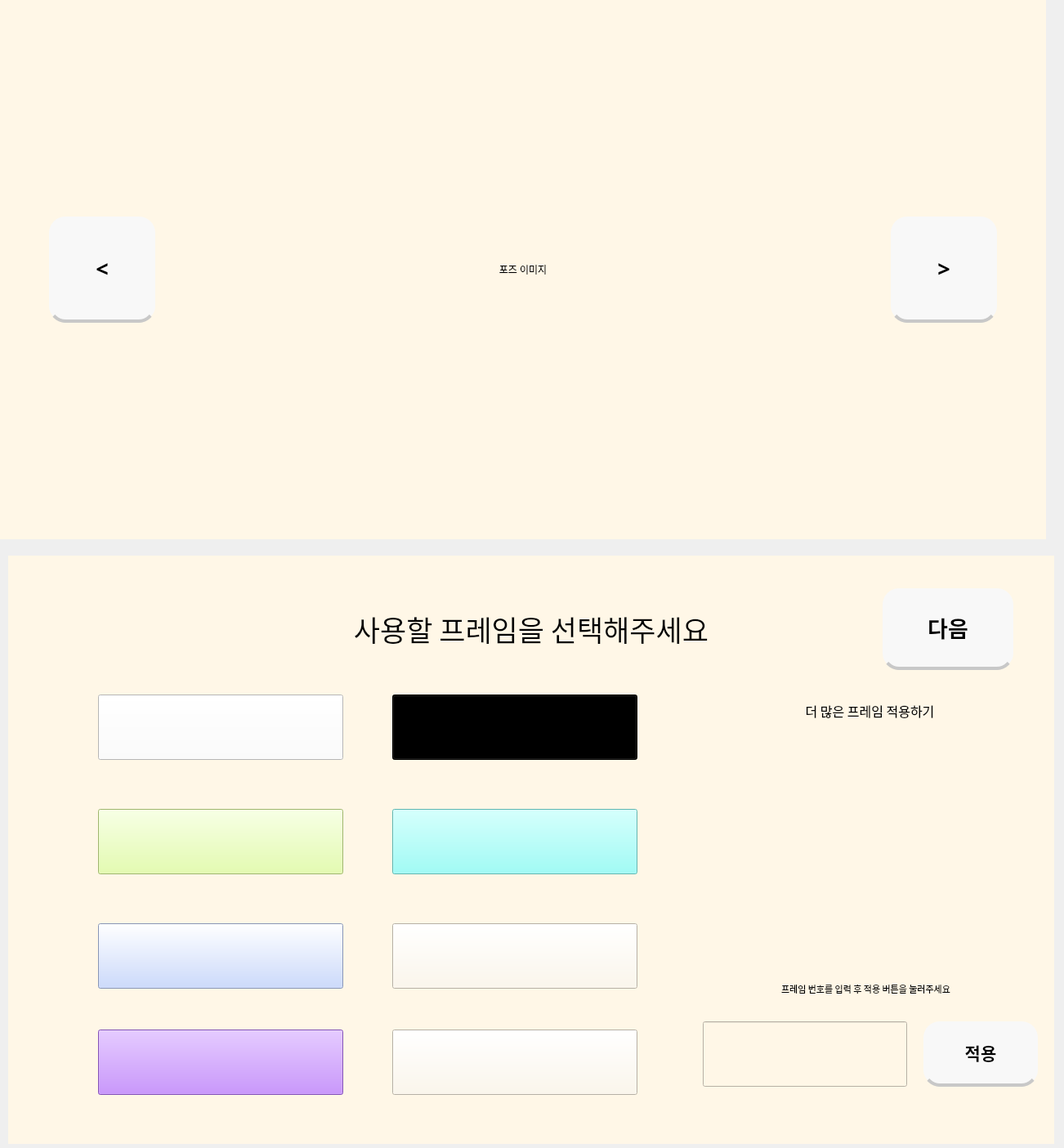
<?xml version="1.0" encoding="UTF-8"?>
<ui version="4.0">
 <class>MainWindow</class>
 <widget class="QMainWindow" name="MainWindow">
  <property name="geometry">
   <rect>
    <x>0</x>
    <y>0</y>
    <width>1302</width>
    <height>1405</height>
   </rect>
  </property>
  <property name="windowTitle">
   <string>MainWindow</string>
  </property>
  <widget class="QWidget" name="centralwidget">
   <widget class="QStackedWidget" name="stack">
    <property name="geometry">
     <rect>
      <x>10</x>
      <y>680</y>
      <width>1280</width>
      <height>720</height>
     </rect>
    </property>
    <property name="sizePolicy">
     <sizepolicy hsizetype="Fixed" vsizetype="Fixed">
      <horstretch>0</horstretch>
      <verstretch>0</verstretch>
     </sizepolicy>
    </property>
    <property name="styleSheet">
     <string notr="true">background-color : #FFF7E7</string>
    </property>
    <property name="currentIndex">
     <number>4</number>
    </property>
    <widget class="QWidget" name="InitPage">
     <widget class="QLabel" name="label">
      <property name="geometry">
       <rect>
        <x>4</x>
        <y>330</y>
        <width>1271</width>
        <height>60</height>
       </rect>
      </property>
      <property name="font">
       <font>
        <family>Leferi Base Type</family>
        <weight>75</weight>
        <bold>true</bold>
       </font>
      </property>
      <property name="layoutDirection">
       <enum>Qt::LeftToRight</enum>
      </property>
      <property name="styleSheet">
       <string notr="true">color : #000000</string>
      </property>
      <property name="text">
       <string>&lt;html&gt;&lt;head/&gt;&lt;body&gt;&lt;p align=&quot;center&quot;&gt;&lt;span style=&quot; font-size:16pt; font-weight:600;&quot;&gt;터치하여 PhoRest를 시작해 보세요&lt;/span&gt;&lt;/p&gt;&lt;/body&gt;&lt;/html&gt;</string>
      </property>
      <property name="alignment">
       <set>Qt::AlignCenter</set>
      </property>
     </widget>
    </widget>
    <widget class="QWidget" name="ChoosePeoplePage">
     <widget class="QLabel" name="label_3">
      <property name="geometry">
       <rect>
        <x>220</x>
        <y>20</y>
        <width>840</width>
        <height>100</height>
       </rect>
      </property>
      <property name="font">
       <font>
        <family>Leferi Point Type Special</family>
        <weight>50</weight>
        <bold>false</bold>
       </font>
      </property>
      <property name="text">
       <string>&lt;html&gt;&lt;head/&gt;&lt;body&gt;&lt;p align=&quot;center&quot;&gt;&lt;span style=&quot; font-size:26pt; font-weight:400;&quot;&gt;촬영할 인원수를 선택해주세요&lt;/span&gt;&lt;/p&gt;&lt;/body&gt;&lt;/html&gt;</string>
      </property>
     </widget>
     <widget class="QPushButton" name="NextBtn">
      <property name="geometry">
       <rect>
        <x>1070</x>
        <y>40</y>
        <width>160</width>
        <height>100</height>
       </rect>
      </property>
      <property name="font">
       <font>
        <family>Leferi Point Type Special</family>
        <pointsize>20</pointsize>
        <weight>50</weight>
        <bold>false</bold>
       </font>
      </property>
      <property name="styleSheet">
       <string notr="true">QPushButton{
	color: black;
    background-color: #F8F8F8		;
    padding: 12px;
    border-bottom: 4px solid #c8c8c8;
	border-radius: 20%;
}</string>
      </property>
      <property name="text">
       <string>다음</string>
      </property>
     </widget>
     <widget class="QWidget" name="gridLayoutWidget">
      <property name="geometry">
       <rect>
        <x>10</x>
        <y>170</y>
        <width>1261</width>
        <height>521</height>
       </rect>
      </property>
      <layout class="QGridLayout" name="gridLayout">
       <property name="leftMargin">
        <number>50</number>
       </property>
       <property name="topMargin">
        <number>20</number>
       </property>
       <property name="rightMargin">
        <number>50</number>
       </property>
       <property name="bottomMargin">
        <number>20</number>
       </property>
       <property name="horizontalSpacing">
        <number>100</number>
       </property>
       <property name="verticalSpacing">
        <number>50</number>
       </property>
       <item row="0" column="2">
        <widget class="QPushButton" name="Btn3">
         <property name="sizePolicy">
          <sizepolicy hsizetype="Preferred" vsizetype="Preferred">
           <horstretch>0</horstretch>
           <verstretch>0</verstretch>
          </sizepolicy>
         </property>
         <property name="font">
          <font>
           <family>Leferi Base Type Bold</family>
           <pointsize>36</pointsize>
           <weight>75</weight>
           <bold>true</bold>
          </font>
         </property>
         <property name="styleSheet">
          <string notr="true">QPushButton{
	color: black;
    background-color: #F8F8F8		;
    padding: 12px;
    border-bottom: 4px solid #c8c8c8;
	border-radius: 50%;
}</string>
         </property>
         <property name="text">
          <string>3명</string>
         </property>
        </widget>
       </item>
       <item row="0" column="0">
        <widget class="QPushButton" name="Btn1">
         <property name="enabled">
          <bool>true</bool>
         </property>
         <property name="sizePolicy">
          <sizepolicy hsizetype="Preferred" vsizetype="Preferred">
           <horstretch>0</horstretch>
           <verstretch>0</verstretch>
          </sizepolicy>
         </property>
         <property name="font">
          <font>
           <family>Leferi Base Type Bold</family>
           <pointsize>36</pointsize>
           <weight>75</weight>
           <bold>true</bold>
          </font>
         </property>
         <property name="contextMenuPolicy">
          <enum>Qt::DefaultContextMenu</enum>
         </property>
         <property name="styleSheet">
          <string notr="true">QPushButton{
	color: black;
    background-color: #F8F8F8		;
    padding: 12px;
    border-bottom: 4px solid #c8c8c8;
	border-radius: 50%;
}</string>
         </property>
         <property name="text">
          <string>1명</string>
         </property>
        </widget>
       </item>
       <item row="0" column="1">
        <widget class="QPushButton" name="Btn2">
         <property name="sizePolicy">
          <sizepolicy hsizetype="Preferred" vsizetype="Preferred">
           <horstretch>0</horstretch>
           <verstretch>0</verstretch>
          </sizepolicy>
         </property>
         <property name="font">
          <font>
           <family>Leferi Base Type Bold</family>
           <pointsize>36</pointsize>
           <weight>75</weight>
           <bold>true</bold>
          </font>
         </property>
         <property name="styleSheet">
          <string notr="true">QPushButton{
	color: black;
    background-color: #F8F8F8		;
    padding: 12px;
    border-bottom: 4px solid #c8c8c8;
	border-radius: 50%;
}</string>
         </property>
         <property name="text">
          <string>2명</string>
         </property>
        </widget>
       </item>
       <item row="1" column="2">
        <widget class="QPushButton" name="Btn6">
         <property name="sizePolicy">
          <sizepolicy hsizetype="Preferred" vsizetype="Preferred">
           <horstretch>0</horstretch>
           <verstretch>0</verstretch>
          </sizepolicy>
         </property>
         <property name="font">
          <font>
           <family>Leferi Base Type Bold</family>
           <pointsize>36</pointsize>
           <weight>75</weight>
           <bold>true</bold>
          </font>
         </property>
         <property name="styleSheet">
          <string notr="true">QPushButton{
	color: black;
    background-color: #F8F8F8		;
    padding: 12px;
    border-bottom: 4px solid #c8c8c8;
	border-radius: 50%;
}</string>
         </property>
         <property name="text">
          <string>6명</string>
         </property>
        </widget>
       </item>
       <item row="1" column="1">
        <widget class="QPushButton" name="Btn5">
         <property name="sizePolicy">
          <sizepolicy hsizetype="Preferred" vsizetype="Preferred">
           <horstretch>0</horstretch>
           <verstretch>0</verstretch>
          </sizepolicy>
         </property>
         <property name="font">
          <font>
           <family>Leferi Base Type Bold</family>
           <pointsize>36</pointsize>
           <weight>75</weight>
           <bold>true</bold>
          </font>
         </property>
         <property name="styleSheet">
          <string notr="true">QPushButton{
	color: black;
    background-color: #F8F8F8		;
    padding: 12px;
    border-bottom: 4px solid #c8c8c8;
	border-radius: 50%;
}</string>
         </property>
         <property name="text">
          <string>5명</string>
         </property>
        </widget>
       </item>
       <item row="1" column="0">
        <widget class="QPushButton" name="Btn4">
         <property name="sizePolicy">
          <sizepolicy hsizetype="Preferred" vsizetype="Preferred">
           <horstretch>0</horstretch>
           <verstretch>0</verstretch>
          </sizepolicy>
         </property>
         <property name="font">
          <font>
           <family>Leferi Base Type Bold</family>
           <pointsize>36</pointsize>
           <weight>75</weight>
           <bold>true</bold>
          </font>
         </property>
         <property name="styleSheet">
          <string notr="true">QPushButton{
	color: black;
    background-color: #F8F8F8		;
    padding: 12px;
    border-bottom: 4px solid #c8c8c8;
	border-radius: 50%;
}</string>
         </property>
         <property name="text">
          <string>4명</string>
         </property>
        </widget>
       </item>
      </layout>
     </widget>
     <widget class="QLabel" name="label_7">
      <property name="geometry">
       <rect>
        <x>220</x>
        <y>110</y>
        <width>831</width>
        <height>41</height>
       </rect>
      </property>
      <property name="font">
       <font>
        <family>Leferi Point Type Special</family>
        <pointsize>16</pointsize>
        <weight>50</weight>
        <bold>false</bold>
       </font>
      </property>
      <property name="text">
       <string>&lt;html&gt;&lt;head/&gt;&lt;body&gt;&lt;p align=&quot;center&quot;&gt;&lt;span style=&quot; font-size:14pt;&quot;&gt;버튼을 클릭하면 위쪽 화면에 추천 포즈가 나타납니다&lt;/span&gt;&lt;/p&gt;&lt;/body&gt;&lt;/html&gt;</string>
      </property>
     </widget>
    </widget>
    <widget class="QWidget" name="ShotPage">
     <widget class="QPushButton" name="Btn_Already">
      <property name="geometry">
       <rect>
        <x>410</x>
        <y>260</y>
        <width>460</width>
        <height>200</height>
       </rect>
      </property>
      <property name="font">
       <font>
        <family>Leferi Base Type Bold</family>
        <pointsize>24</pointsize>
        <weight>75</weight>
        <bold>true</bold>
       </font>
      </property>
      <property name="autoFillBackground">
       <bool>false</bool>
      </property>
      <property name="styleSheet">
       <string notr="true">QPushButton{
	color: black;
    background-color: #F8F8F8		;
    padding: 12px;
    border-radius: 4px;
    border-bottom: 4px solid #c8c8c8;
	border-radius: 20px;
}</string>
      </property>
      <property name="text">
       <string>촬영 시작</string>
      </property>
      <property name="autoDefault">
       <bool>false</bool>
      </property>
      <property name="default">
       <bool>false</bool>
      </property>
      <property name="flat">
       <bool>false</bool>
      </property>
     </widget>
     <widget class="QPushButton" name="Btn_Back_2">
      <property name="geometry">
       <rect>
        <x>40</x>
        <y>40</y>
        <width>160</width>
        <height>100</height>
       </rect>
      </property>
      <property name="font">
       <font>
        <family>Leferi Base Type Bold</family>
        <pointsize>14</pointsize>
        <weight>75</weight>
        <bold>true</bold>
       </font>
      </property>
      <property name="styleSheet">
       <string notr="true">QPushButton{
	color: black;
    background-color: #F8F8F8		;
    padding: 12px;
    border-radius: 4px;
    border-bottom: 4px solid #c8c8c8;
	border-radius: 20px;
}</string>
      </property>
      <property name="text">
       <string>뒤로</string>
      </property>
     </widget>
    </widget>
    <widget class="QWidget" name="PhotoPage">
     <widget class="QWidget" name="gridLayoutWidget_3">
      <property name="geometry">
       <rect>
        <x>40</x>
        <y>160</y>
        <width>1201</width>
        <height>541</height>
       </rect>
      </property>
      <layout class="QGridLayout" name="gridLayout_3">
       <property name="leftMargin">
        <number>85</number>
       </property>
       <property name="topMargin">
        <number>25</number>
       </property>
       <property name="rightMargin">
        <number>85</number>
       </property>
       <property name="bottomMargin">
        <number>25</number>
       </property>
       <property name="horizontalSpacing">
        <number>142</number>
       </property>
       <property name="verticalSpacing">
        <number>32</number>
       </property>
       <item row="1" column="0">
        <widget class="QLabel" name="Photo3">
         <property name="font">
          <font>
           <family>Leferi Base Type Bold</family>
           <pointsize>72</pointsize>
           <weight>75</weight>
           <bold>true</bold>
          </font>
         </property>
         <property name="styleSheet">
          <string notr="true">QLabel{
	border : 3px double #000000;
}</string>
         </property>
         <property name="text">
          <string>3</string>
         </property>
         <property name="alignment">
          <set>Qt::AlignCenter</set>
         </property>
        </widget>
       </item>
       <item row="0" column="0">
        <widget class="QLabel" name="Photo1">
         <property name="font">
          <font>
           <family>Leferi Base Type Bold</family>
           <pointsize>72</pointsize>
           <weight>75</weight>
           <bold>true</bold>
          </font>
         </property>
         <property name="styleSheet">
          <string notr="true">QLabel{
	border : 3px double #000000;
}</string>
         </property>
         <property name="text">
          <string>1</string>
         </property>
         <property name="alignment">
          <set>Qt::AlignCenter</set>
         </property>
        </widget>
       </item>
       <item row="0" column="1">
        <widget class="QLabel" name="Photo2">
         <property name="font">
          <font>
           <family>Leferi Base Type Bold</family>
           <pointsize>72</pointsize>
           <weight>75</weight>
           <bold>true</bold>
          </font>
         </property>
         <property name="styleSheet">
          <string notr="true">QLabel{
	border : 3px double #000000;
}</string>
         </property>
         <property name="text">
          <string>2</string>
         </property>
         <property name="alignment">
          <set>Qt::AlignCenter</set>
         </property>
        </widget>
       </item>
       <item row="1" column="1">
        <widget class="QLabel" name="Photo4">
         <property name="font">
          <font>
           <family>Leferi Base Type Bold</family>
           <pointsize>72</pointsize>
           <weight>75</weight>
           <bold>true</bold>
          </font>
         </property>
         <property name="styleSheet">
          <string notr="true">QLabel{
	border : 3px double #000000;
}</string>
         </property>
         <property name="text">
          <string>4</string>
         </property>
         <property name="alignment">
          <set>Qt::AlignCenter</set>
         </property>
        </widget>
       </item>
      </layout>
     </widget>
     <widget class="QPushButton" name="NextBtn_3">
      <property name="geometry">
       <rect>
        <x>1070</x>
        <y>40</y>
        <width>160</width>
        <height>100</height>
       </rect>
      </property>
      <property name="font">
       <font>
        <family>Leferi Base Type Bold</family>
        <pointsize>20</pointsize>
        <weight>75</weight>
        <bold>true</bold>
       </font>
      </property>
      <property name="styleSheet">
       <string notr="true">QPushButton{
	color: black;
    background-color: #F8F8F8		;
    padding: 12px;
    border-radius: 4px;
    border-bottom: 4px solid #c8c8c8;
	border-radius: 20px;
}</string>
      </property>
      <property name="text">
       <string>&gt;</string>
      </property>
     </widget>
     <widget class="QLabel" name="label_2">
      <property name="geometry">
       <rect>
        <x>40</x>
        <y>160</y>
        <width>1200</width>
        <height>540</height>
       </rect>
      </property>
      <property name="styleSheet">
       <string notr="true">QLabel{
	border : 3px solid black;
}</string>
      </property>
      <property name="text">
       <string/>
      </property>
     </widget>
     <zorder>label_2</zorder>
     <zorder>gridLayoutWidget_3</zorder>
     <zorder>NextBtn_3</zorder>
    </widget>
    <widget class="QWidget" name="ChooseFramePage">
     <widget class="QLabel" name="label_5">
      <property name="geometry">
       <rect>
        <x>220</x>
        <y>40</y>
        <width>840</width>
        <height>100</height>
       </rect>
      </property>
      <property name="font">
       <font>
        <family>Leferi Point Type Special</family>
        <weight>50</weight>
        <bold>false</bold>
       </font>
      </property>
      <property name="text">
       <string>&lt;html&gt;&lt;head/&gt;&lt;body&gt;&lt;p align=&quot;center&quot;&gt;&lt;span style=&quot; font-size:26pt;&quot;&gt;사용할 프레임을 선택해주세요&lt;/span&gt;&lt;/p&gt;&lt;/body&gt;&lt;/html&gt;</string>
      </property>
     </widget>
     <widget class="QPushButton" name="PrintBtn">
      <property name="geometry">
       <rect>
        <x>1070</x>
        <y>40</y>
        <width>160</width>
        <height>100</height>
       </rect>
      </property>
      <property name="font">
       <font>
        <family>Leferi Base Type Bold</family>
        <pointsize>20</pointsize>
        <weight>75</weight>
        <bold>true</bold>
       </font>
      </property>
      <property name="styleSheet">
       <string notr="true">QPushButton{
	color: black;
    background-color: #F8F8F8		;
    padding: 12px;
    border-radius: 4px;
    border-bottom: 4px solid #c8c8c8;
	border-radius: 20px;
}</string>
      </property>
      <property name="text">
       <string>다음</string>
      </property>
     </widget>
     <widget class="QPushButton" name="ApplyBtn">
      <property name="geometry">
       <rect>
        <x>1120</x>
        <y>570</y>
        <width>140</width>
        <height>80</height>
       </rect>
      </property>
      <property name="font">
       <font>
        <family>Leferi Base Type Bold</family>
        <pointsize>16</pointsize>
        <weight>75</weight>
        <bold>true</bold>
       </font>
      </property>
      <property name="styleSheet">
       <string notr="true">QPushButton{
	color: black;
    background-color: #F8F8F8		;
    padding: 12px;
    border-radius: 4px;
    border-bottom: 4px solid #c8c8c8;
	border-radius: 20px;
}</string>
      </property>
      <property name="text">
       <string>적용</string>
      </property>
     </widget>
     <widget class="QLineEdit" name="Frame_Id">
      <property name="geometry">
       <rect>
        <x>850</x>
        <y>570</y>
        <width>250</width>
        <height>80</height>
       </rect>
      </property>
      <property name="font">
       <font>
        <family>Leferi Base Type</family>
        <pointsize>20</pointsize>
        <weight>75</weight>
        <bold>true</bold>
       </font>
      </property>
      <property name="styleSheet">
       <string notr="true"/>
      </property>
      <property name="text">
       <string/>
      </property>
      <property name="alignment">
       <set>Qt::AlignCenter</set>
      </property>
     </widget>
     <widget class="QPushButton" name="Basic_Frame_1">
      <property name="geometry">
       <rect>
        <x>110</x>
        <y>170</y>
        <width>300</width>
        <height>80</height>
       </rect>
      </property>
      <property name="styleSheet">
       <string notr="true">background-color : #FFFFFF</string>
      </property>
      <property name="text">
       <string/>
      </property>
     </widget>
     <widget class="QPushButton" name="Basic_Frame_2">
      <property name="geometry">
       <rect>
        <x>110</x>
        <y>310</y>
        <width>300</width>
        <height>80</height>
       </rect>
      </property>
      <property name="styleSheet">
       <string notr="true">background-color : #DEFF99</string>
      </property>
      <property name="text">
       <string/>
      </property>
     </widget>
     <widget class="QPushButton" name="Basic_Frame_3">
      <property name="geometry">
       <rect>
        <x>110</x>
        <y>450</y>
        <width>300</width>
        <height>80</height>
       </rect>
      </property>
      <property name="styleSheet">
       <string notr="true">background-color : #BDD0FF	</string>
      </property>
      <property name="text">
       <string/>
      </property>
     </widget>
     <widget class="QPushButton" name="Basic_Frame_4">
      <property name="geometry">
       <rect>
        <x>110</x>
        <y>580</y>
        <width>300</width>
        <height>80</height>
       </rect>
      </property>
      <property name="styleSheet">
       <string notr="true">background-color : #B871FF</string>
      </property>
      <property name="text">
       <string/>
      </property>
     </widget>
     <widget class="QPushButton" name="Basic_Frame_5">
      <property name="geometry">
       <rect>
        <x>470</x>
        <y>170</y>
        <width>300</width>
        <height>80</height>
       </rect>
      </property>
      <property name="styleSheet">
       <string notr="true">background-color : #000000
</string>
      </property>
      <property name="text">
       <string/>
      </property>
     </widget>
     <widget class="QPushButton" name="Basic_Frame_6">
      <property name="geometry">
       <rect>
        <x>470</x>
        <y>310</y>
        <width>300</width>
        <height>80</height>
       </rect>
      </property>
      <property name="styleSheet">
       <string notr="true">background-color : #84FFF8</string>
      </property>
      <property name="text">
       <string/>
      </property>
     </widget>
     <widget class="QPushButton" name="Basic_Frame_7">
      <property name="geometry">
       <rect>
        <x>470</x>
        <y>450</y>
        <width>300</width>
        <height>80</height>
       </rect>
      </property>
      <property name="styleSheet">
       <string notr="true">border-image:url('./Frame/Frame_7.png')</string>
      </property>
      <property name="text">
       <string/>
      </property>
     </widget>
     <widget class="QPushButton" name="Basic_Frame_8">
      <property name="geometry">
       <rect>
        <x>470</x>
        <y>580</y>
        <width>300</width>
        <height>80</height>
       </rect>
      </property>
      <property name="styleSheet">
       <string notr="true">border-image:url('./Frame/Frame_8.png')
</string>
      </property>
      <property name="text">
       <string/>
      </property>
     </widget>
     <widget class="QLabel" name="label_6">
      <property name="geometry">
       <rect>
        <x>859</x>
        <y>160</y>
        <width>391</width>
        <height>61</height>
       </rect>
      </property>
      <property name="font">
       <font>
        <family>Leferi Point Type Special</family>
        <weight>50</weight>
        <bold>false</bold>
       </font>
      </property>
      <property name="text">
       <string>&lt;html&gt;&lt;head/&gt;&lt;body&gt;&lt;p align=&quot;center&quot;&gt;&lt;span style=&quot; font-size:12pt;&quot;&gt;더 많은 프레임 적용하기&lt;/span&gt;&lt;/p&gt;&lt;/body&gt;&lt;/html&gt;</string>
      </property>
     </widget>
     <widget class="QLabel" name="label_4">
      <property name="geometry">
       <rect>
        <x>940</x>
        <y>240</y>
        <width>250</width>
        <height>250</height>
       </rect>
      </property>
      <property name="styleSheet">
       <string notr="true">border-image:url('./QR_Dummy.png')</string>
      </property>
      <property name="text">
       <string/>
      </property>
     </widget>
     <widget class="QLabel" name="label_8">
      <property name="geometry">
       <rect>
        <x>849</x>
        <y>500</y>
        <width>401</width>
        <height>61</height>
       </rect>
      </property>
      <property name="font">
       <font>
        <family>Leferi Point Type Special</family>
        <weight>50</weight>
        <bold>false</bold>
       </font>
      </property>
      <property name="text">
       <string>&lt;html&gt;&lt;head/&gt;&lt;body&gt;&lt;p align=&quot;center&quot;&gt;&lt;span style=&quot; font-size:8pt;&quot;&gt;프레임 번호를 입력 후 적용 버튼을 눌러주세요&lt;/span&gt;&lt;/p&gt;&lt;/body&gt;&lt;/html&gt;</string>
      </property>
     </widget>
    </widget>
    <widget class="QWidget" name="PrintingPage">
     <widget class="QLabel" name="label_10">
      <property name="geometry">
       <rect>
        <x>250</x>
        <y>270</y>
        <width>691</width>
        <height>161</height>
       </rect>
      </property>
      <property name="text">
       <string>&lt;html&gt;&lt;head/&gt;&lt;body&gt;&lt;p align=&quot;center&quot;&gt;이 화면 건너 뛰네;;&lt;/p&gt;&lt;/body&gt;&lt;/html&gt;</string>
      </property>
     </widget>
    </widget>
    <widget class="QWidget" name="DonePrinting">
     <widget class="QLabel" name="label_11">
      <property name="geometry">
       <rect>
        <x>0</x>
        <y>350</y>
        <width>1280</width>
        <height>180</height>
       </rect>
      </property>
      <property name="font">
       <font>
        <family>Leferi Base Type Bold</family>
        <weight>75</weight>
        <bold>true</bold>
       </font>
      </property>
      <property name="text">
       <string>&lt;html&gt;&lt;head/&gt;&lt;body&gt;&lt;p align=&quot;center&quot;&gt;&lt;span style=&quot; font-size:28pt;&quot;&gt;당신의 추억을 가져가세요&lt;/span&gt;&lt;/p&gt;&lt;/body&gt;&lt;/html&gt;</string>
      </property>
     </widget>
     <widget class="QLabel" name="LogoImg_2">
      <property name="geometry">
       <rect>
        <x>540</x>
        <y>160</y>
        <width>200</width>
        <height>200</height>
       </rect>
      </property>
      <property name="styleSheet">
       <string notr="true">border-image:url('./logo.png')</string>
      </property>
      <property name="text">
       <string/>
      </property>
      <property name="alignment">
       <set>Qt::AlignCenter</set>
      </property>
     </widget>
    </widget>
   </widget>
   <widget class="QStackedWidget" name="TopStack">
    <property name="geometry">
     <rect>
      <x>0</x>
      <y>0</y>
      <width>1280</width>
      <height>660</height>
     </rect>
    </property>
    <property name="sizePolicy">
     <sizepolicy hsizetype="Fixed" vsizetype="Fixed">
      <horstretch>0</horstretch>
      <verstretch>0</verstretch>
     </sizepolicy>
    </property>
    <property name="styleSheet">
     <string notr="true">background-color : #FFF7E7</string>
    </property>
    <property name="currentIndex">
     <number>1</number>
    </property>
    <widget class="QWidget" name="LogoPage">
     <widget class="QLabel" name="LogoImg">
      <property name="geometry">
       <rect>
        <x>540</x>
        <y>230</y>
        <width>200</width>
        <height>200</height>
       </rect>
      </property>
      <property name="styleSheet">
       <string notr="true">border-image:url('./logo.png')</string>
      </property>
      <property name="text">
       <string/>
      </property>
      <property name="alignment">
       <set>Qt::AlignCenter</set>
      </property>
     </widget>
    </widget>
    <widget class="QWidget" name="RecommandPosePage">
     <widget class="QPushButton" name="LeftBtn">
      <property name="geometry">
       <rect>
        <x>60</x>
        <y>265</y>
        <width>130</width>
        <height>130</height>
       </rect>
      </property>
      <property name="font">
       <font>
        <family>Leferi Base Type Bold</family>
        <pointsize>20</pointsize>
        <weight>75</weight>
        <bold>true</bold>
       </font>
      </property>
      <property name="styleSheet">
       <string notr="true">QPushButton{
	color: black;
    background-color: #F8F8F8		;
    padding: 12px;
    border-bottom: 4px solid #c8c8c8;
	border-radius: 20%;
}</string>
      </property>
      <property name="text">
       <string>&lt;</string>
      </property>
     </widget>
     <widget class="QPushButton" name="RightBtn">
      <property name="geometry">
       <rect>
        <x>1090</x>
        <y>265</y>
        <width>130</width>
        <height>130</height>
       </rect>
      </property>
      <property name="font">
       <font>
        <family>Leferi Base Type Bold</family>
        <pointsize>20</pointsize>
        <weight>75</weight>
        <bold>true</bold>
       </font>
      </property>
      <property name="styleSheet">
       <string notr="true">QPushButton{
	color: black;
    background-color: #F8F8F8		;
    padding: 12px;
    border-bottom: 4px solid #c8c8c8;
	border-radius: 20%;
}</string>
      </property>
      <property name="text">
       <string>&gt;</string>
      </property>
     </widget>
     <widget class="QLabel" name="Pose_img">
      <property name="geometry">
       <rect>
        <x>240</x>
        <y>30</y>
        <width>800</width>
        <height>600</height>
       </rect>
      </property>
      <property name="text">
       <string>포즈 이미지</string>
      </property>
      <property name="alignment">
       <set>Qt::AlignCenter</set>
      </property>
     </widget>
    </widget>
    <widget class="QWidget" name="ShotPage_Top">
     <widget class="QLabel" name="Label_Camera">
      <property name="geometry">
       <rect>
        <x>240</x>
        <y>30</y>
        <width>800</width>
        <height>600</height>
       </rect>
      </property>
      <property name="styleSheet">
       <string notr="true">QLabel{
	border : 3px solid black;
}</string>
      </property>
      <property name="text">
       <string>카메라 화면 띄워줄 공간</string>
      </property>
      <property name="alignment">
       <set>Qt::AlignCenter</set>
      </property>
     </widget>
     <widget class="QLabel" name="Label_Timer">
      <property name="geometry">
       <rect>
        <x>30</x>
        <y>40</y>
        <width>161</width>
        <height>201</height>
       </rect>
      </property>
      <property name="font">
       <font>
        <family>Leferi Base Type Bold</family>
        <pointsize>36</pointsize>
        <weight>75</weight>
        <bold>true</bold>
       </font>
      </property>
      <property name="text">
       <string>&lt;html&gt;&lt;head/&gt;&lt;body&gt;&lt;p align=&quot;center&quot;&gt;&lt;span style=&quot; font-size:48pt; font-weight:600;&quot;&gt;15&lt;/span&gt;&lt;/p&gt;&lt;/body&gt;&lt;/html&gt;</string>
      </property>
      <property name="alignment">
       <set>Qt::AlignCenter</set>
      </property>
     </widget>
    </widget>
    <widget class="QWidget" name="CheckPhoto">
     <widget class="QLabel" name="Top_Big_Photo">
      <property name="geometry">
       <rect>
        <x>240</x>
        <y>30</y>
        <width>800</width>
        <height>600</height>
       </rect>
      </property>
      <property name="styleSheet">
       <string notr="true">QLabel{
	border : 3px solid black;
}</string>
      </property>
      <property name="text">
       <string>이미지 크게 보여줄 공간</string>
      </property>
      <property name="alignment">
       <set>Qt::AlignCenter</set>
      </property>
     </widget>
    </widget>
    <widget class="QWidget" name="SuccessPage">
     <widget class="QLabel" name="PhotoPlusFrame">
      <property name="geometry">
       <rect>
        <x>200</x>
        <y>30</y>
        <width>900</width>
        <height>600</height>
       </rect>
      </property>
      <property name="contextMenuPolicy">
       <enum>Qt::DefaultContextMenu</enum>
      </property>
      <property name="styleSheet">
       <string notr="true">QLabel{
	border : 3px solid black;
}</string>
      </property>
      <property name="text">
       <string>프레임 적용 이미지를 띄워줄 예정</string>
      </property>
      <property name="alignment">
       <set>Qt::AlignCenter</set>
      </property>
     </widget>
    </widget>
   </widget>
  </widget>
 </widget>
 <resources/>
 <connections>
  <connection>
   <sender>NextBtn</sender>
   <signal>clicked()</signal>
   <receiver>MainWindow</receiver>
   <slot>NextBottomButton_to_2()</slot>
   <hints>
    <hint type="sourcelabel">
     <x>1140</x>
     <y>700</y>
    </hint>
    <hint type="destinationlabel">
     <x>841</x>
     <y>120</y>
    </hint>
   </hints>
  </connection>
  <connection>
   <sender>Btn1</sender>
   <signal>clicked()</signal>
   <receiver>MainWindow</receiver>
   <slot>Press_Btn1()</slot>
   <hints>
    <hint type="sourcelabel">
     <x>211</x>
     <y>890</y>
    </hint>
    <hint type="destinationlabel">
     <x>860</x>
     <y>222</y>
    </hint>
   </hints>
  </connection>
  <connection>
   <sender>Btn2</sender>
   <signal>clicked()</signal>
   <receiver>MainWindow</receiver>
   <slot>Press_Btn2()</slot>
   <hints>
    <hint type="sourcelabel">
     <x>590</x>
     <y>890</y>
    </hint>
    <hint type="destinationlabel">
     <x>834</x>
     <y>234</y>
    </hint>
   </hints>
  </connection>
  <connection>
   <sender>Btn3</sender>
   <signal>clicked()</signal>
   <receiver>MainWindow</receiver>
   <slot>Press_Btn3()</slot>
   <hints>
    <hint type="sourcelabel">
     <x>905</x>
     <y>890</y>
    </hint>
    <hint type="destinationlabel">
     <x>861</x>
     <y>255</y>
    </hint>
   </hints>
  </connection>
  <connection>
   <sender>Btn4</sender>
   <signal>clicked()</signal>
   <receiver>MainWindow</receiver>
   <slot>Press_Btn4()</slot>
   <hints>
    <hint type="sourcelabel">
     <x>379</x>
     <y>1186</y>
    </hint>
    <hint type="destinationlabel">
     <x>892</x>
     <y>278</y>
    </hint>
   </hints>
  </connection>
  <connection>
   <sender>Btn5</sender>
   <signal>clicked()</signal>
   <receiver>MainWindow</receiver>
   <slot>Press_Btn5()</slot>
   <hints>
    <hint type="sourcelabel">
     <x>682</x>
     <y>1330</y>
    </hint>
    <hint type="destinationlabel">
     <x>871</x>
     <y>314</y>
    </hint>
   </hints>
  </connection>
  <connection>
   <sender>Btn6</sender>
   <signal>clicked()</signal>
   <receiver>MainWindow</receiver>
   <slot>Press_Btn6()</slot>
   <hints>
    <hint type="sourcelabel">
     <x>1220</x>
     <y>1330</y>
    </hint>
    <hint type="destinationlabel">
     <x>877</x>
     <y>353</y>
    </hint>
   </hints>
  </connection>
  <connection>
   <sender>Btn_Already</sender>
   <signal>clicked()</signal>
   <receiver>MainWindow</receiver>
   <slot>Press_PreparedBtn()</slot>
   <hints>
    <hint type="sourcelabel">
     <x>474</x>
     <y>890</y>
    </hint>
    <hint type="destinationlabel">
     <x>841</x>
     <y>266</y>
    </hint>
   </hints>
  </connection>
  <connection>
   <sender>Btn_Back_2</sender>
   <signal>clicked()</signal>
   <receiver>MainWindow</receiver>
   <slot>Press_Back()</slot>
   <hints>
    <hint type="sourcelabel">
     <x>89</x>
     <y>700</y>
    </hint>
    <hint type="destinationlabel">
     <x>841</x>
     <y>551</y>
    </hint>
   </hints>
  </connection>
  <connection>
   <sender>NextBtn_3</sender>
   <signal>clicked()</signal>
   <receiver>MainWindow</receiver>
   <slot>NextBottomButton_to_4()</slot>
   <hints>
    <hint type="sourcelabel">
     <x>1160</x>
     <y>1260</y>
    </hint>
    <hint type="destinationlabel">
     <x>838</x>
     <y>896</y>
    </hint>
   </hints>
  </connection>
  <connection>
   <sender>PrintBtn</sender>
   <signal>clicked()</signal>
   <receiver>MainWindow</receiver>
   <slot>Press_Printing()</slot>
   <hints>
    <hint type="sourcelabel">
     <x>1070</x>
     <y>1270</y>
    </hint>
    <hint type="destinationlabel">
     <x>841</x>
     <y>865</y>
    </hint>
   </hints>
  </connection>
  <connection>
   <sender>ApplyBtn</sender>
   <signal>clicked()</signal>
   <receiver>MainWindow</receiver>
   <slot>Press_Applying()</slot>
   <hints>
    <hint type="sourcelabel">
     <x>1150</x>
     <y>730</y>
    </hint>
    <hint type="destinationlabel">
     <x>851</x>
     <y>591</y>
    </hint>
   </hints>
  </connection>
  <connection>
   <sender>Basic_Frame_1</sender>
   <signal>clicked()</signal>
   <receiver>MainWindow</receiver>
   <slot>Press_BasicFrame1()</slot>
   <hints>
    <hint type="sourcelabel">
     <x>295</x>
     <y>985</y>
    </hint>
    <hint type="destinationlabel">
     <x>518</x>
     <y>1388</y>
    </hint>
   </hints>
  </connection>
  <connection>
   <sender>Basic_Frame_2</sender>
   <signal>clicked()</signal>
   <receiver>MainWindow</receiver>
   <slot>Press_BasicFrame2()</slot>
   <hints>
    <hint type="sourcelabel">
     <x>237</x>
     <y>1060</y>
    </hint>
    <hint type="destinationlabel">
     <x>263</x>
     <y>1388</y>
    </hint>
   </hints>
  </connection>
  <connection>
   <sender>Basic_Frame_3</sender>
   <signal>clicked()</signal>
   <receiver>MainWindow</receiver>
   <slot>Press_BasicFrame3()</slot>
   <hints>
    <hint type="sourcelabel">
     <x>158</x>
     <y>1178</y>
    </hint>
    <hint type="destinationlabel">
     <x>192</x>
     <y>1385</y>
    </hint>
   </hints>
  </connection>
  <connection>
   <sender>Basic_Frame_4</sender>
   <signal>clicked()</signal>
   <receiver>MainWindow</receiver>
   <slot>Press_BasicFrame4()</slot>
   <hints>
    <hint type="sourcelabel">
     <x>87</x>
     <y>1275</y>
    </hint>
    <hint type="destinationlabel">
     <x>105</x>
     <y>1388</y>
    </hint>
   </hints>
  </connection>
  <connection>
   <sender>Basic_Frame_5</sender>
   <signal>clicked()</signal>
   <receiver>MainWindow</receiver>
   <slot>Press_BasicFrame5()</slot>
   <hints>
    <hint type="sourcelabel">
     <x>689</x>
     <y>977</y>
    </hint>
    <hint type="destinationlabel">
     <x>640</x>
     <y>1388</y>
    </hint>
   </hints>
  </connection>
  <connection>
   <sender>Basic_Frame_6</sender>
   <signal>clicked()</signal>
   <receiver>MainWindow</receiver>
   <slot>Press_BasicFrame6()</slot>
   <hints>
    <hint type="sourcelabel">
     <x>641</x>
     <y>1080</y>
    </hint>
    <hint type="destinationlabel">
     <x>661</x>
     <y>1385</y>
    </hint>
   </hints>
  </connection>
  <connection>
   <sender>Basic_Frame_7</sender>
   <signal>clicked()</signal>
   <receiver>MainWindow</receiver>
   <slot>Press_BasicFrame7()</slot>
   <hints>
    <hint type="sourcelabel">
     <x>563</x>
     <y>1202</y>
    </hint>
    <hint type="destinationlabel">
     <x>555</x>
     <y>1383</y>
    </hint>
   </hints>
  </connection>
  <connection>
   <sender>Basic_Frame_8</sender>
   <signal>clicked()</signal>
   <receiver>MainWindow</receiver>
   <slot>Press_BasicFrame8()</slot>
   <hints>
    <hint type="sourcelabel">
     <x>525</x>
     <y>1294</y>
    </hint>
    <hint type="destinationlabel">
     <x>571</x>
     <y>1382</y>
    </hint>
   </hints>
  </connection>
  <connection>
   <sender>RightBtn</sender>
   <signal>clicked()</signal>
   <receiver>MainWindow</receiver>
   <slot>Press_RightBtn()</slot>
   <hints>
    <hint type="sourcelabel">
     <x>1173</x>
     <y>304</y>
    </hint>
    <hint type="destinationlabel">
     <x>1286</x>
     <y>88</y>
    </hint>
   </hints>
  </connection>
  <connection>
   <sender>LeftBtn</sender>
   <signal>clicked()</signal>
   <receiver>MainWindow</receiver>
   <slot>Press_LeftBtn()</slot>
   <hints>
    <hint type="sourcelabel">
     <x>95</x>
     <y>335</y>
    </hint>
    <hint type="destinationlabel">
     <x>1289</x>
     <y>148</y>
    </hint>
   </hints>
  </connection>
 </connections>
 <slots>
  <slot>RecommandPose()</slot>
  <slot>NextBottomButton_to_2()</slot>
  <slot>Press_Btn1()</slot>
  <slot>Press_Btn2()</slot>
  <slot>Press_Btn3()</slot>
  <slot>Press_Btn4()</slot>
  <slot>Press_Btn5()</slot>
  <slot>Press_Btn6()</slot>
  <slot>Press_Btn7()</slot>
  <slot>Press_Btn8()</slot>
  <slot>Press_ShotBtn()</slot>
  <slot>Press_Back()</slot>
  <slot>Press_PreparedBtn()</slot>
  <slot>NextBottomButton_to_4()</slot>
  <slot>Press_Printing()</slot>
  <slot>Press_Applying()</slot>
  <slot>Press_PrevBtn()</slot>
  <slot>Press_BasicFrame1()</slot>
  <slot>Press_BasicFrame2()</slot>
  <slot>Press_BasicFrame3()</slot>
  <slot>Press_BasicFrame4()</slot>
  <slot>Press_BasicFrame5()</slot>
  <slot>Press_BasicFrame6()</slot>
  <slot>Press_BasicFrame7()</slot>
  <slot>Press_BasicFrame8()</slot>
  <slot>Press_RightBtn()</slot>
  <slot>Press_LeftBtn()</slot>
 </slots>
</ui>
